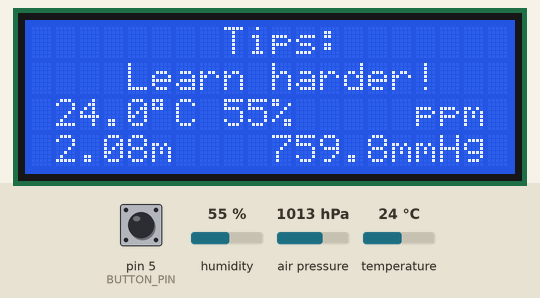
A sketch run on a simulated Arduino Uno, built with avr-gcc and run on an emulated ATmega328P. On the bench: 20×4 character LCD. Inputs (shaded band) come from the test bench; at power-on: pin 5 (BUTTON_PIN) LOW, humidity 55 %, air pressure 1013 hPa, temperature 24 °C.

Above: at 2.3 s.
2.4 s: pin 5 (BUTTON_PIN) pulled HIGH for 0.15 s
At 3.1 s:
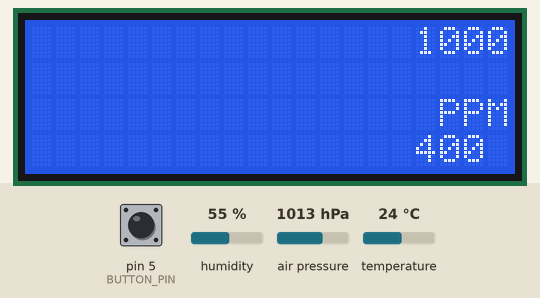
4.0 s: pin 5 (BUTTON_PIN) pulled HIGH for 1 s
At 4.4 s:
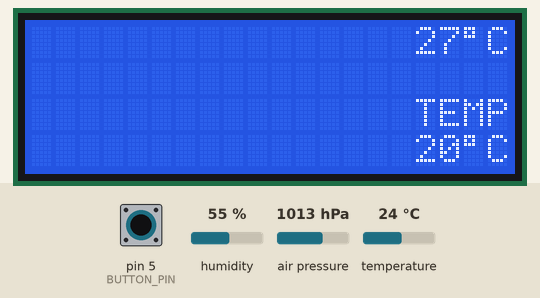
6.5 s: pin 5 (BUTTON_PIN) pulled HIGH for 0.15 s
At 7.6 s:
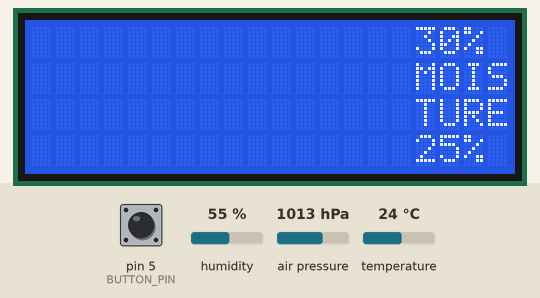
8.1 s: pin 5 (BUTTON_PIN) pulled HIGH for 3.2 s
At 8.8 s:
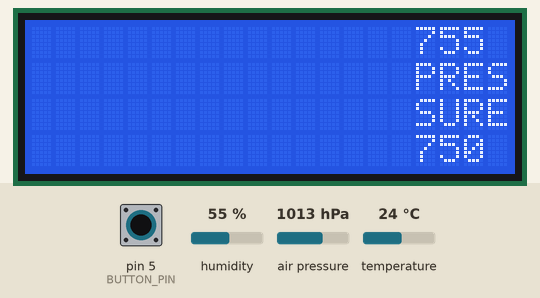
Timing chart, 0 to 11.1 s (numbered marks = the images above; inputs shaded):
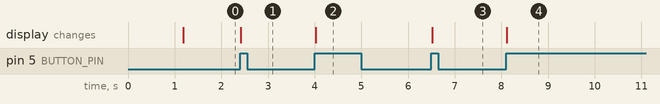

The sketch:

Weather_Station_refactor.ino
```cpp
#include <SoftwareSerial.h>
#include <LiquidCrystal_I2C.h>
#include <Wire.h>
#include <Adafruit_BME280.h>

const float SEA_LEVEL_PRESSURE_HPA = 1013.25;
const int BUTTON_PIN = 5;
const int TIMER_UPDATE_PERIOD = 20000;  // ms

                                        // 8 pin is VCC for Display; A0 - RX, A1 - TX for MH-Z19B;
Adafruit_BME280 bme;                    // SCL - I2C clock (A5), SDA - I2C data (A4), same wires with Display
LiquidCrystal_I2C lcd(0x27, 20, 4);     // SCL - I2C clock (A5), SDA - I2C data (A4)
SoftwareSerial mySerial(0, 1);

class WeatherStation final {
  private:
    enum Errors {
      INVALID_PPM = -777,
    };

    int32_t counter_ = 1;
    int internal_button_value_ = 0;
    byte zero_for_celcius_[8] = {0x0C, 0x12, 0x12, 0x0C, 0x00, 0x00, 0x00, 0x00};
    byte reading_command_[9] = {0xFF, 0x01, 0x86, 0x00, 0x00, 0x00, 0x00, 0x00, 0x79};
    byte result_[9] = { 0 };
    byte line_[8] = {0x00, 0x00, 0x00, 0x00, 0x00, 0x00, 0x00, 0x00};
    int hour_ppm_values_[24] { 0 };
    int hour_temperature_values_[24] { 0 };
    int hour_moisture_values_[24] { 0 };
    int hour_pressure_values_[24] { 0 };
    int ppm_hour_index_ = 0;
    int temperature_hour_index_ = 0;
    int moisture_hour_index_ = 0;
    int pressure_hour_index_ = 0;
    const int max_ppm_{ 1500 }, max_temperature_{ 30 }, max_moisture_{ 65 }, max_pressure_{ 770 };
    int32_t ppm_summ_ = 0;
    int temperature_summ_ = 0;
    int moisture_summ_ = 0;
    int32_t pressure_summ_ = 0;
    uint64_t timer_ = 0;
    int button_state_ = 0;
    bool previous_state_ = 0;

    void DrawSteps(int height, int x, int y) const;

    void ClearColumn(int x) const;

    void DrawColumn(int x, int height) const;

  public:
    WeatherStation() = default;
    ~WeatherStation() = default;

    void PrintScreen(const int button_status);

    void CustomSymbolsCreation();

    int CalculatePpm();

    void PrintTips(const String& ppm, const String& temp, const String& moisture) const;

    void FirstScreen() const;

    void ShiftAndInsert(int* arr_values, int insert_val) const;

    template <typename T1>
    void CalculateAvg(int* arr_hour, T1& summ, int hour_period, int& hour_index) {
      if (counter_ % hour_period == 0) {
        int32_t for_insertion = summ / hour_period;
        if (hour_index <= 23) {
          *(arr_hour + hour_index) = for_insertion;
          summ = 0;
          ++hour_index;
        }
        else {
          ShiftAndInsert(arr_hour, for_insertion);
          summ = 0;
        }
      }
    }

    void CalculateAvgVals();

    uint64_t GetTimerValue() const;

    void UpdateTimer();

    template <typename T>
    void Print(int x, int y, T val) const {
      lcd.setCursor(x, y);
      lcd.print(val);
    }

    int UpdateButtonState(int pin);

    void DrawGraph(int* arr, const int array_size, int min_val, int max_val, const String type) const;

    int* AccessHourPpmVals();

    int* AccessHourTemperatureVals();

    int* AccessHourMoistureVals();

    int* AccessHourPressureVals();

    int GetMaxPpm() const;

    int GetMaxTemperature() const;

    int GetMaxMoisture() const;

    int GetMaxPressure() const;

    int& AccessPpmHourIndex();

    int& AccessTemperatureHourIndex();

    int& AccessMoistureHourIndex();

    int& AccessPressureHourIndex();

    int32_t& AccessPpmSumm();

    int& AccessTemperatureSumm();

    int& AccessMoistureSumm();

    int32_t& AccessPressureSumm();

    void IncreaseCounter();

    int GetCounter() const;

    int GetInternalButtonValueState() const;

    void SetInternalButtonValueState(int val);

    void SummValues();
};

WeatherStation weather_station;

void WeatherStation::DrawSteps(int height, int x, int y) const {
  lcd.setCursor(x, y);
  if (height > 0) {
    lcd.write(height - 1);
  }
}

void WeatherStation::ClearColumn(int x) const {
  for (int i = 0; i < 4; ++i) {
    lcd.setCursor(x, i);
    lcd.print(" ");
  }
}

void WeatherStation::DrawColumn(int x, int height) const {
  ClearColumn(x);
  if (height >= 0) {
    int integer = height / 8;
    int y_pos;
    for (y_pos = 3; integer > 0; --integer) {
      DrawSteps(8, x, y_pos);
      --y_pos;
    }
    DrawSteps(height % 8, x, y_pos);
  }
}

void WeatherStation::PrintScreen(const int button_status) {
  switch (button_status) {
    case 0:
      weather_station.FirstScreen();
      break;
    case 1:
      weather_station.DrawGraph(weather_station.AccessHourPpmVals(), 24, 400, 1000, "ppm");
      break;
    case 2:
      weather_station.DrawGraph(weather_station.AccessHourTemperatureVals(), 24, 20, 27, "temperature");
      break;
    case 3:
      weather_station.DrawGraph(weather_station.AccessHourMoistureVals(), 24, 25, 30, "moisture");
      break;
    case 4:
      weather_station.DrawGraph(weather_station.AccessHourPressureVals(), 24, 750, 755, "pressure");
      break;
    default:
      weather_station.FirstScreen();
      break;
  }
}

void WeatherStation::CalculateAvgVals() {
  CalculateAvg(AccessHourPpmVals(), AccessPpmSumm(), 180, AccessPpmHourIndex());
  CalculateAvg(AccessHourTemperatureVals(), AccessTemperatureSumm(), 180, AccessTemperatureHourIndex());  // period is 1 hour
  CalculateAvg(AccessHourMoistureVals(), AccessMoistureSumm(), 180, AccessMoistureHourIndex());
  CalculateAvg(AccessHourPressureVals(), AccessPressureSumm(), 180, AccessPressureHourIndex());
}

void WeatherStation::CustomSymbolsCreation() {
  for (int i = 0; i < 8; ++i) {
    line_[7 - i] = 0x1F;
    lcd.createChar(i, line_);
  }
}

int WeatherStation::CalculatePpm() {
  mySerial.write(reading_command_, 9);
  mySerial.readBytes(result_, 9);
  int ppm = (int)result_[2] * 256 + (int)result_[3];
  byte control_summ = ~(result_[1] + result_[2] + result_[3] + result_[4] + result_[5] + result_[6] + result_[7]) + 1;
  if (control_summ  == result_[8]) {
    return ppm;
  }
  return INVALID_PPM;
}

void WeatherStation::PrintTips(const String& ppm, const String& temp, const String& moisture) const {
  String high_ppm = "You should immideatelly open the window";
  String medium_ppm = "It'd be better to slighty open the window";
  String high_temperature = "It's too hot, cool the room";
  String low_temperature = "Too cold, turn on the heating";
  String high_moisture = "Too wet, dry the air";
  String low_moisture = "Turn on the humidifier, very dry air";
  String everything_is_good = "Air conditions are cool!";
  lcd.setCursor(0, 1);
  if (ppm > "1500") {
    lcd.print(high_ppm);
  }
  else if (ppm > "1100") {
    lcd.print(medium_ppm);
  }
  if (temp > "27") {
    lcd.print(high_temperature);
  }
  if (temp < "18") {
    lcd.print(low_temperature);
  }
  if (moisture > "65") {
    lcd.print(high_moisture);
  }
  else if (moisture < "35") {
    lcd.print(low_moisture);
  }
}

void WeatherStation::FirstScreen() const {
  lcd.clear();
  lcd.setCursor(4, 1);
  lcd.print("Learn harder!");
  lcd.setCursor(8, 0);
  lcd.print("Tips:");
  lcd.setCursor(1, 2);
  String temp = (String)bme.readTemperature();
  temp.remove(4);
  lcd.print(temp + "\xDF" + "C");
  lcd.setCursor(8, 2);
  String humid = (String)bme.readHumidity();
  humid.remove(2);
  lcd.print(humid + "%");
  lcd.setCursor(12, 2);
  String ppm = (String)(CalculatePpm() == INVALID_PPM ? "---" : ppm);
  lcd.print(ppm);
  lcd.setCursor(16, 2);
  lcd.print("ppm");
  lcd.setCursor(1, 3);
  lcd.print(String(bme.readAltitude(SEA_LEVEL_PRESSURE_HPA)) + "m");
  lcd.setCursor(10, 3);
  String pressure = (String)(bme.readPressure() / 133.321F);
  pressure.remove(5);
  lcd.print(pressure + "mmHg");
}

void WeatherStation::ShiftAndInsert(int* arr_values, int insert_val) const {
  for (int i = 0; i < 23; ++i) {
    *(arr_values + i) = *(arr_values + i + 1);
  }
  *(arr_values + 23) = insert_val;
}

uint64_t WeatherStation::GetTimerValue() const {
  return timer_;
}

void WeatherStation::UpdateTimer() {
  timer_ = millis();
}

int WeatherStation::UpdateButtonState(int pin) {
  bool current_state = digitalRead(pin);
  if (current_state == 1 && current_state != previous_state_) {
    if (button_state_ == 4) {
      button_state_ = -1;
    }
    previous_state_ = 1;
    button_state_ += 1;
  }
  else if (current_state == 0 && previous_state_ == 1) {
    previous_state_ = 0;
  }
  return button_state_;
}

void WeatherStation::DrawGraph(int* arr, const int array_size, int min_val, int max_val, const String type) const {
  lcd.clear();
  int8_t shifter = 0;
  for (int i = 16; i <= 23; ++i) {
    if (*(arr + i) != 0) {
      shifter = i - 15;
    }
  }
  int maximum = max_val;
  int minimum = min_val;
  for (int i = shifter; i < 16 + shifter; ++i) {
    int for_comp = *(arr + i);
    if (for_comp > maximum) {
      maximum = for_comp;
    }
    if (for_comp != 0 && for_comp < min_val) {
      minimum = (minimum == 400 ? 400 : for_comp - (4 + for_comp / 100));
    }
  }
  Print(16, 0, maximum);
  Print(16, 3, minimum);
  if (type == "ppm") {
    Print(16, 2, " PPM");
  }
  else if (type == "temperature") {
    Print(16, 2, "TEMP");
    lcd.setCursor(18, 0);
    lcd.print("\xDF""C");
    lcd.setCursor(18, 3);
    lcd.print("\xDF""C");
  }
  else if (type == "moisture") {
    Print(16, 1, "MOIS");
    Print(16, 2, "TURE");
    lcd.setCursor(18, 0);
    lcd.print("%");
    lcd.setCursor(18, 3);
    lcd.print("%");
  }
  else if (type == "pressure") {
    Print(16, 1, "PRES");
    Print(16, 2, "SURE");
  }
  for (int i = 0; i < 16; ++i) {
    DrawColumn(i, map(*(arr + i + shifter), minimum, maximum, 0, 32));
  }
}

int* WeatherStation::AccessHourPpmVals() {
  return hour_ppm_values_;
}

int* WeatherStation::AccessHourTemperatureVals() {
  return hour_temperature_values_;
}

int* WeatherStation::AccessHourMoistureVals() {
  return hour_moisture_values_;
}

int* WeatherStation::AccessHourPressureVals() {
  return hour_pressure_values_;
}

int WeatherStation::GetMaxPpm() const {
  return max_ppm_;
}

int WeatherStation::GetMaxTemperature() const {
  return max_temperature_;
}

int WeatherStation::GetMaxMoisture() const {
  return max_moisture_;
}

int WeatherStation::GetMaxPressure() const {
  return max_pressure_;
}

int& WeatherStation::AccessPpmHourIndex() {
  return ppm_hour_index_;
}

int& WeatherStation::AccessTemperatureHourIndex() {
  return temperature_hour_index_;
}

int& WeatherStation::AccessMoistureHourIndex() {
  return moisture_hour_index_;
}

int& WeatherStation::AccessPressureHourIndex() {
  return pressure_hour_index_;
}

int32_t& WeatherStation::AccessPpmSumm() {
  return ppm_summ_;
}

int& WeatherStation::AccessTemperatureSumm() {
  return temperature_summ_;
}

int& WeatherStation::AccessMoistureSumm() {
  return moisture_summ_;
}

int32_t& WeatherStation::AccessPressureSumm() {
  return pressure_summ_;
}

void WeatherStation::IncreaseCounter() {
  ++counter_;
}

int WeatherStation::GetCounter() const {
  return counter_;
}

int WeatherStation::GetInternalButtonValueState() const {
  return internal_button_value_;
}

void WeatherStation::SetInternalButtonValueState(int val) {
  internal_button_value_ = val;
}

void WeatherStation::SummValues() {
  ppm_summ_ += CalculatePpm();
  temperature_summ_ += static_cast<int>(bme.readTemperature());
  moisture_summ_ += static_cast<int>(bme.readHumidity());
  pressure_summ_ += static_cast<int>(bme.readPressure() / 133.321);
}

void setup() {
  bme.begin();
  lcd.begin();
  mySerial.begin(9600);
  lcd.backlight();
  weather_station.CustomSymbolsCreation();
  weather_station.FirstScreen();
}

void loop() {
  int8_t button_status = weather_station.UpdateButtonState(BUTTON_PIN);
  if (weather_station.GetInternalButtonValueState() != button_status) {
    weather_station.PrintScreen(button_status);
    weather_station.SetInternalButtonValueState(button_status);
  }
  if (millis() - weather_station.GetTimerValue() >= TIMER_UPDATE_PERIOD) {
    weather_station.SummValues();
    weather_station.CalculateAvgVals();
    if (button_status == 0) {
      weather_station.PrintScreen(button_status);
    }
    weather_station.IncreaseCounter();
    weather_station.UpdateTimer();
  }
}
```

Measured:
- after the input at 2.4 s, the display: changes at once (image 1)
- after the input at 4.0 s, the display: changes at once (image 2)
- after the input at 6.5 s, the display: changes at once (image 3)
- after the input at 8.1 s, the display: changes at once (image 4)
